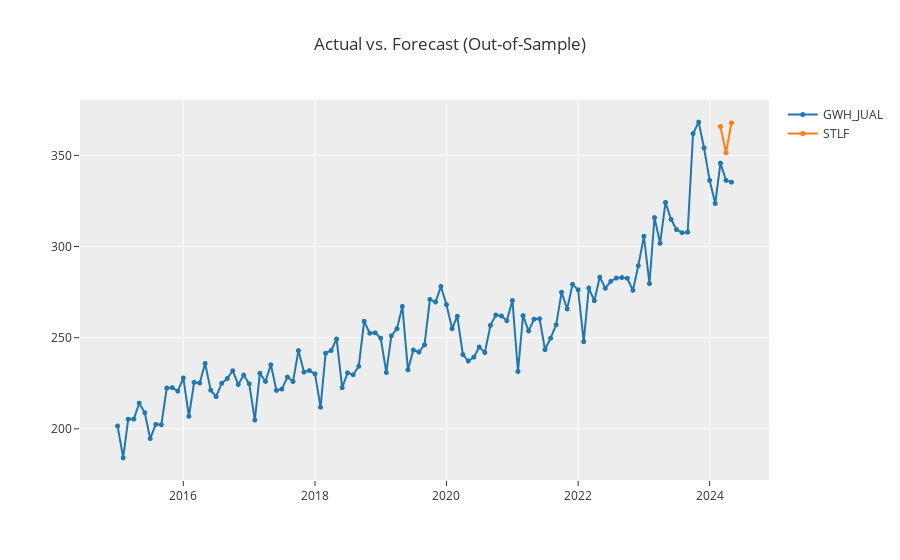

The notebook cell saved with this chart:
### Code cell
plot_model(best, plot = 'forecast')
